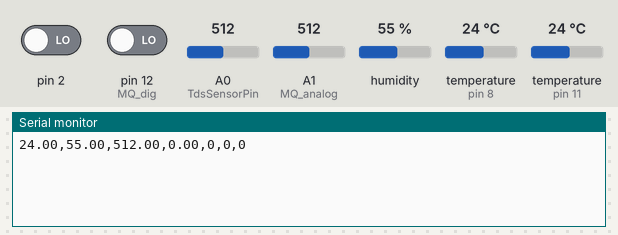
The sketch below on a simulated Arduino Uno, built with avr-gcc and run on an emulated ATmega328P. Shown: the last lines printed to the serial monitor. The inputs (shaded band) are chosen by the test bench; at power-on: humidity 55 %, A1 (MQ_analog) = 512, temperature (sensors on pin 8, pin 11) 24 °C, A0 (TdsSensorPin) = 512, pin 2 LOW, pin 12 (MQ_dig) LOW.

Above: at 1.5 s.
1.6 s: humidity set to 22 %
At 2.2 s:
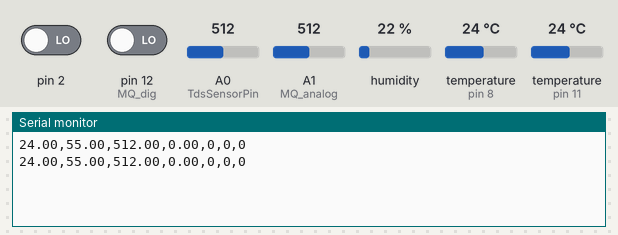
3.1 s: A1 (MQ_analog) set to 716
At 3.7 s:
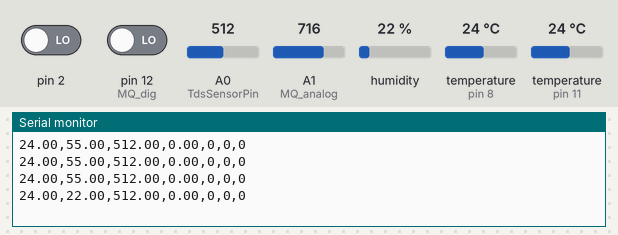
4.6 s: temperature (sensor on pin 8) set to 12 °C
At 5.3 s:
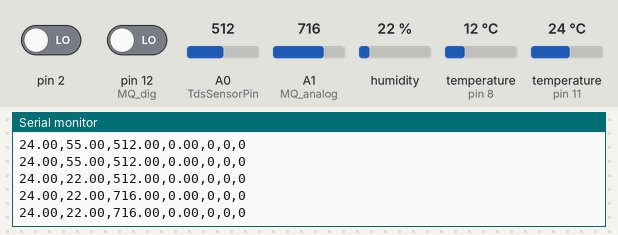
6.1 s: A1 (MQ_analog) set to 810
At 6.9 s:
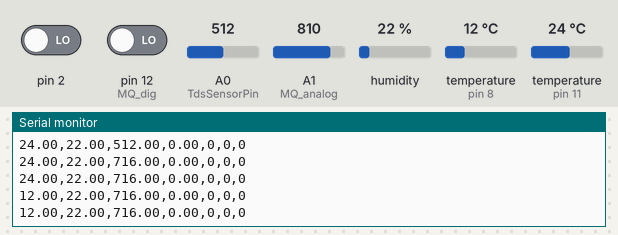
7.6 s: A0 (TdsSensorPin) set to 716
At 8.4 s:
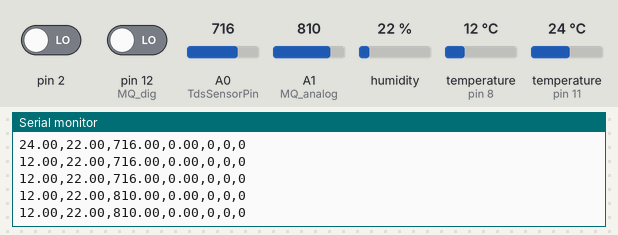
9.1 s: A0 (TdsSensorPin) set to 810
At 10.0 s:
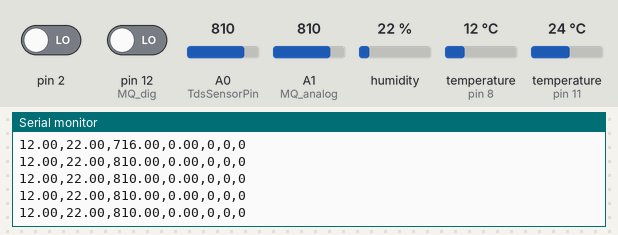
Timing chart, 0 to 11.6 s (numbered marks = the images above; inputs shaded):
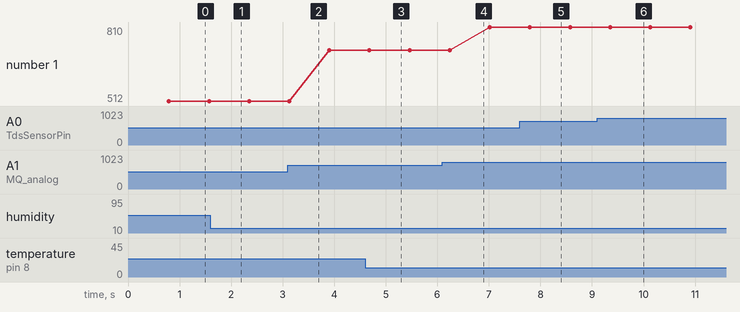

The sketch:

AlunagemFinal.ino
```cpp
//temp agua
#include <OneWire.h>
#include <DallasTemperature.h>
#define ONE_WIRE_BUS 11
OneWire oneWire(ONE_WIRE_BUS);
DallasTemperature sensors(&oneWire);

//Variaveis do comprimento de onda
int s0=3,s1=4,s2=5,s3=6;
int out=2;
int flag=0;
float frequencyR,frequencyG,frequencyB,tempAgua,tempAr,humidade,gasPPM,gasDig,solubilidadePPM;
byte counter=0;
byte countR=0,countG=0,countB=0;

//Salinidade
#define TdsSensorPin A0
#define VREF 5.0      // analog reference voltage(Volt) of the ADC
#define SCOUNT  30           // sum of sample point
int analogBuffer[SCOUNT];    // store the analog value in the array, read from ADC
int analogBufferTemp[SCOUNT];
int analogBufferIndex = 0,copyIndex = 0;
float averageVoltage = 0,tdsValue = 0,temperature = 25;

//Gas
#define MQ_analog A1
#define MQ_dig 12
int valor_analog;
int valor_dig;

//Temperatura e Humidade
#include "DHT.h"
#define DHTPIN 8     // what pin we're connected to
#define DHTTYPE DHT22   // DHT 22  (AM2302)
DHT dht(DHTPIN, DHTTYPE);


void setup() {
  // put your setup code here, to run once:
  // start serial port
 Serial.begin(9600);
 sensors.begin();

 pinMode(s0,OUTPUT);
 pinMode(s1,OUTPUT);
 pinMode(s2,OUTPUT);
 pinMode(s3,OUTPUT);

 pinMode(TdsSensorPin,INPUT);

 pinMode(MQ_analog, INPUT);
 pinMode(MQ_dig, INPUT);

 dht.begin();
}

void TCS()
 {
 flag=0;
 digitalWrite(s1,HIGH);
 digitalWrite(s0,HIGH);
 digitalWrite(s2,LOW);
 digitalWrite(s3,LOW);
 attachInterrupt(0, ISR_INTO, CHANGE);
 timer0_init();

 }
void ISR_INTO()
 {
 counter++;
 }
 void timer0_init(void)
 {
  TCCR2A=0x00;
  TCCR2B=0x07;   //the clock frequency source 1024 points
  TCNT2= 100;    //10 ms overflow again
  TIMSK2 = 0x01; //allow interrupt
 }
 int i=0;
 ISR(TIMER2_OVF_vect)//the timer 2, 10ms interrupt overflow again. Internal overflow interrupt executive function
{
    TCNT2=100;
    flag++;
 if(flag==1)
  {
    countR=counter;
    digitalWrite(s2,HIGH);
    digitalWrite(s3,HIGH);
  }
  else if(flag==2)
   {
    countG=counter;
    digitalWrite(s2,LOW);
    digitalWrite(s3,HIGH);
   }
   else if(flag==3)
    {
    countB=counter;
    digitalWrite(s2,LOW);
    digitalWrite(s3,LOW);
    }
    else if(flag==4)
     {
     flag=0;
     }
       counter=0;
}

int getMedianNum(int bArray[], int iFilterLen)
{
      int bTab[iFilterLen];
      for (byte i = 0; i<iFilterLen; i++)
      bTab[i] = bArray[i];
      int i, j, bTemp;
      for (j = 0; j < iFilterLen - 1; j++)
      {
      for (i = 0; i < iFilterLen - j - 1; i++)
          {
        if (bTab[i] > bTab[i++])
            {
        bTemp = bTab[i];
            bTab[i] = bTab[i++];
        bTab[i+1] = bTemp;
         }
      }
      }
      if ((iFilterLen & 1) > 0){
    bTemp = bTab[(iFilterLen - 1) / 2];}
      else
    bTemp = (bTab[iFilterLen / 2] + bTab[iFilterLen / 2 - 1]) / 2;
      return bTemp;


}
void PRT()
  {
    Serial.print(tempAgua);
    Serial.print(",");
    Serial.print(humidade);
    Serial.print(",");
    Serial.print(gasPPM);
    Serial.print(",");
    Serial.print(solubilidadePPM);
    Serial.print(",");
    Serial.print(countR);
    Serial.print(",");
    Serial.print(countG);
    Serial.print(",");
    Serial.println(countB);
  }

void SOL(){
  static unsigned long analogSampleTimepoint = millis();
   if(millis()-analogSampleTimepoint > 40U)     //every 40 milliseconds,read the analog value from the ADC
   {
     analogSampleTimepoint = millis();
     analogBuffer[analogBufferIndex] = analogRead(TdsSensorPin);    //read the analog value and store into the buffer
     analogBufferIndex++;
     if(analogBufferIndex == SCOUNT)
         analogBufferIndex = 0;
   }
   static unsigned long printTimepoint = millis();
   if(millis()-printTimepoint > 800U)
   {
      printTimepoint = millis();
      for(copyIndex=0;copyIndex<SCOUNT;copyIndex++)
      analogBufferTemp[copyIndex]= analogBuffer[copyIndex];
      averageVoltage = getMedianNum(analogBufferTemp,SCOUNT) * (float)VREF / 1024.0; // read the analog value more stable by the median filtering algorithm, and convert to voltage value
      float compensationCoefficient=1.0+0.02*(temperature-25.0);    //temperature compensation formula: fFinalResult(25^C) = fFinalResult(current)/(1.0+0.02*(fTP-25.0));
      float compensationVolatge=averageVoltage/compensationCoefficient;  //temperature compensation
      tdsValue=(133.42*compensationVolatge*compensationVolatge*compensationVolatge - 255.86*compensationVolatge*compensationVolatge + 857.39*compensationVolatge)*0.5; //convert voltage value to tds value
      solubilidadePPM=tdsValue;
   }
  }

void loop() {
  TCS();
  SOL();

  gasPPM = analogRead(MQ_analog);
  gasDig = digitalRead(MQ_dig);
  humidade = dht.readHumidity();
  tempAr = dht.readTemperature();

 //TempAgua
 sensors.requestTemperatures(); // Send the command to get temperature readings
 tempAgua=sensors.getTempCByIndex(0); // Why "byIndex"?
 tempAgua=tempAr;
 delay(10);
 PRT();
}
```

Measured:
- plotted number 1: 512 → 716 after the input at 3.1 s, 716 → 810 after the input at 6.1 s
